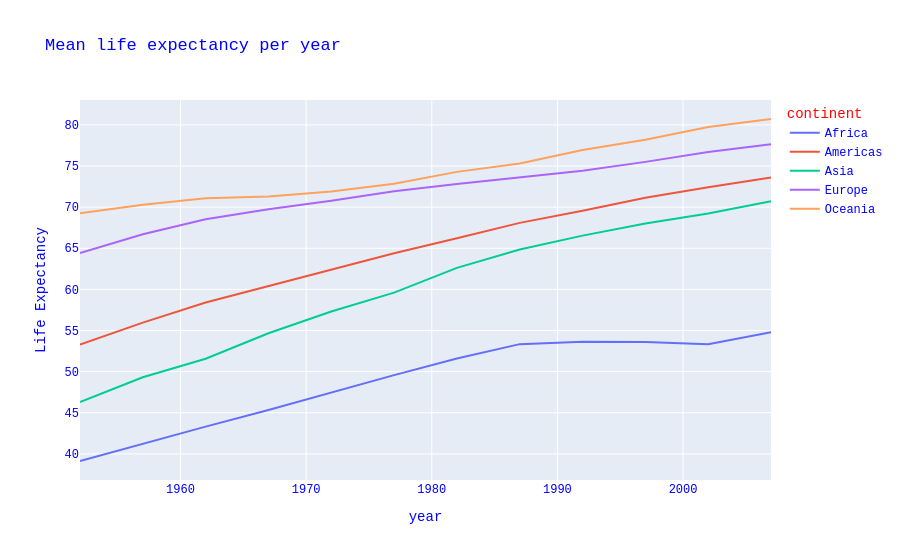

Here is the notebook cell this chart was saved with:
### Markdown cell above
`Plotly Express` предоставляет возможность изменения отображения уже построенного графика: метод `.update_layout()` у объекта `fig`. Этот метод подходит к любому графику `Plotly Express` и принимает широкий набор параметров. В качестве примера обновим семейство шрифтов, цвета шрифтов и заголовок:

### Code cell
fig.update_layout(
    font_family="Courier New",  # Update font
    font_color="blue",  # Make font blue
    legend_title_font_color="red"  # Make legend title red
)

fig.show()

### Figure 1 — Plotly figure (JSON) as saved in the notebook; plotly's stock layout.template omitted (floating-point values rounded to 4 significant figures)
{"data": [{"hovertemplate": "continent=Africa<br>year=%{x}<br>Life Expectancy=%{y}<extra></extra>", "legendgroup": "Africa", "line": {"color": "#636efa", "dash": "solid"}, "marker": {"symbol": "circle"}, "mode": "lines", "name": "Africa", "orientation": "v", "showlegend": true, "type": "scatter", "x": [1952, 1957, 1962, 1967, 1972, 1977, 1982, 1987, 1992, 1997, 2002, 2007], "xaxis": "x", "y": [39.14, 41.27, 43.32, 45.33, 47.45, 49.58, 51.59, 53.34, 53.63, 53.6, 53.33, 54.81], "yaxis": "y"}, {"hovertemplate": "continent=Americas<br>year=%{x}<br>Life Expectancy=%{y}<extra></extra>", "legendgroup": "Americas", "line": {"color": "#EF553B", "dash": "solid"}, "marker": {"symbol": "circle"}, "mode": "lines", "name": "Americas", "orientation": "v", "showlegend": true, "type": "scatter", "x": [1952, 1957, 1962, 1967, 1972, 1977, 1982, 1987, 1992, 1997, 2002, 2007], "xaxis": "x", "y": [53.28, 55.96, 58.4, 60.41, 62.39, 64.39, 66.23, 68.09, 69.57, 71.15, 72.42, 73.61], "yaxis": "y"}, {"hovertemplate": "continent=Asia<br>year=%{x}<br>Life Expectancy=%{y}<extra></extra>", "legendgroup": "Asia", "line": {"color": "#00cc96", "dash": "solid"}, "marker": {"symbol": "circle"}, "mode": "lines", "name": "Asia", "orientation": "v", "showlegend": true, "type": "scatter", "x": [1952, 1957, 1962, 1967, 1972, 1977, 1982, 1987, 1992, 1997, 2002, 2007], "xaxis": "x", "y": [46.31, 49.32, 51.56, 54.66, 57.32, 59.61, 62.62, 64.85, 66.54, 68.02, 69.23, 70.73], "yaxis": "y"}, {"hovertemplate": "continent=Europe<br>year=%{x}<br>Life Expectancy=%{y}<extra></extra>", "legendgroup": "Europe", "line": {"color": "#ab63fa", "dash": "solid"}, "marker": {"symbol": "circle"}, "mode": "lines", "name": "Europe", "orientation": "v", "showlegend": true, "type": "scatter", "x": [1952, 1957, 1962, 1967, 1972, 1977, 1982, 1987, 1992, 1997, 2002, 2007], "xaxis": "x", "y": [64.41, 66.7, 68.54, 69.74, 70.78, 71.94, 72.81, 73.64, 74.44, 75.51, 76.7, 77.65], "yaxis": "y"}, {"hovertemplate": "continent=Oceania<br>year=%{x}<br>Life Expectancy=%{y}<extra></extra>", "legendgroup": "Oceania", "line": {"color": "#FFA15A", "dash": "solid"}, "marker": {"symbol": "circle"}, "mode": "lines", "name": "Oceania", "orientation": "v", "showlegend": true, "type": "scatter", "x": [1952, 1957, 1962, 1967, 1972, 1977, 1982, 1987, 1992, 1997, 2002, 2007], "xaxis": "x", "y": [69.25, 70.3, 71.09, 71.31, 71.91, 72.85, 74.29, 75.32, 76.94, 78.19, 79.74, 80.72], "yaxis": "y"}], "layout": {"font": {"color": "blue", "family": "Courier New"}, "legend": {"title": {"font": {"color": "red"}, "text": "continent"}, "tracegroupgap": 0}, "title": {"text": "Mean life expectancy per year"}, "xaxis": {"anchor": "y", "domain": [0, 1], "title": {"text": "year"}}, "yaxis": {"anchor": "x", "domain": [0, 1], "title": {"text": "Life Expectancy"}}}}
